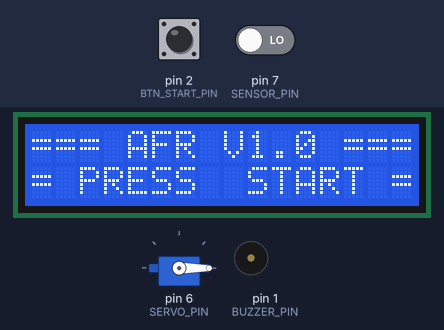
This sketch was run on a simulated Arduino Uno, built with avr-gcc and run on an emulated ATmega328P. On the bench: servo, 16×2 character LCD, buzzer (waves = sounding). The inputs (shaded band) are chosen by the test bench; at power-on: pin 2 (BTN_START_PIN) HIGH, pin 7 (SENSOR_PIN) LOW. Random numbers use the default seed unless the sketch sets one.

Above: at 1.2 s.
1.3 s: pin 2 (BTN_START_PIN) pulled LOW for 0.15 s
At 3.0 s:
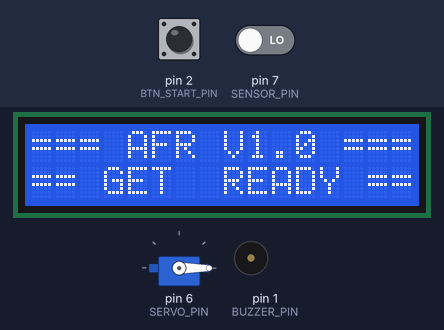
At 9.8 s:
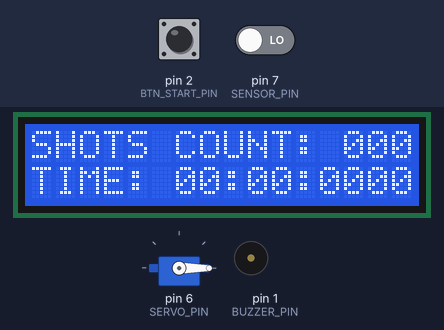
Timing chart, 0 to 11.3 s (numbered marks = the images above; inputs shaded):
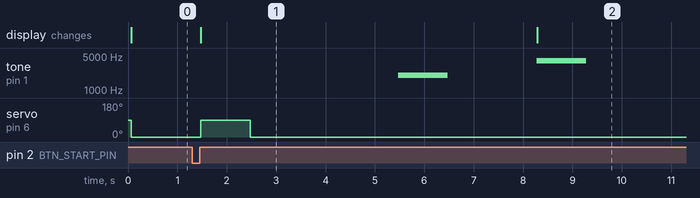

The sketch:

program.ino
```cpp
#include <LiquidCrystal.h>
#include <Servo.h>

#define SERVO_PIN 6
#define SERVO_MIN_ANGLE 0
#define SERVO_MAX_ANGLE 90

#define SENSOR_PIN 7


#define BTN_LEFT_PIN 3
#define BTN_START_PIN 2
#define BTN_RIGHT_PIN 4
#define BTN_SETTINGS_PIN 5

#define BUZZER_PIN 1

#define STRING_INITIAL_UP     "=== AFR V1.0 ==="
#define STRING_INITIAL_DWN    "= PRESS  START ="
#define STRING_FIREPREPARE_UP   "=== AFR V1.0 ==="
#define STRING_FIREPREPARE_DWN  "== GET  READY =="
#define STRING_FIREPROCESS_UP   "SHOTS COUNT: 000"
#define STRING_FIREPROCESS_DWN  "TIME: 00:00:0000"

enum Stage
{
  sInitial,
  sFirePrepare,
  sFireProcess,
  sFireEnd,
  sSettings,
  sNone
};

LiquidCrystal lcd(13, 12, 11, 10, 9, 8);

Servo srv;

Stage currentStage = sNone, previousStage = sNone;

long startTime, lastTime, elapsedTime;
long hitCount = 0;
bool isHitComing = false;
char timeStr[10];

void setup() {

  pinMode(SERVO_PIN, OUTPUT);

  pinMode(SENSOR_PIN, INPUT);

  pinMode(BTN_START_PIN, INPUT_PULLUP);
  pinMode(BTN_LEFT_PIN, INPUT_PULLUP);
  pinMode(BTN_RIGHT_PIN, INPUT_PULLUP);
  pinMode(BTN_SETTINGS_PIN, INPUT_PULLUP);

  pinMode(BUZZER_PIN, OUTPUT);

  srv.attach(SERVO_PIN);

  requestStageChange(sInitial);
}

// we save both stages to distinguish if we've just entered stage or has already been in it last time
void requestStageChange(Stage newStage)
{
  if (currentStage != newStage)
  {
    previousStage = currentStage;
    currentStage = newStage;
  }
}

void loop() {

  // absolute domination of Settings button
  //if (!digitalRead(BTN_SETTINGS_PIN))
  //{
  //  if (currentStage != sSettings)
  //    currentStage = sSettings;
  //  else
  //    currentStage = sInitial;
  //}

  // stage loop
  switch(currentStage)
  {
    case sInitial:
        if (currentStage != previousStage)
        {
          lcd.begin(16, 2);
          lcd.print(STRING_INITIAL_UP);
          lcd.setCursor(0, 1);
          lcd.print(STRING_INITIAL_DWN);

          srv.write(SERVO_MIN_ANGLE);

          previousStage = currentStage;
        }

    if (!digitalRead(BTN_START_PIN))
          requestStageChange(sFirePrepare);
      break;
    case sFirePrepare:
      // lcd
      lcd.setCursor(0, 0);
      lcd.print(STRING_FIREPREPARE_UP);
      lcd.setCursor(0, 1);
      lcd.print(STRING_FIREPREPARE_DWN);

      // servo
      srv.write(SERVO_MAX_ANGLE);
      delay(1000);
      srv.write(SERVO_MIN_ANGLE);

      //pre-delay
      delay(3000);
      tone(BUZZER_PIN, 2000, 1000);

      delay(random(1000, 4000));
      tone(BUZZER_PIN, 4000, 1000);

      // init FireProcess stage
      startTime = millis();

      lcd.setCursor(0, 0);
      lcd.print(STRING_FIREPROCESS_UP);
      lcd.setCursor(0, 1);
      lcd.print(STRING_FIREPROCESS_DWN);

      requestStageChange(sFireProcess);
      break;
    case sFireProcess:
      // debug information, remove
      //float timeRange = (millis() - startTime) / 1000.0;
      //lcd.setCursor(2, 1);
      //lcd.print(timeRange, 2);

      // count hits
      {
      int val = digitalRead(SENSOR_PIN);
      if (digitalRead(SENSOR_PIN))
        {
          if (!isHitComing)
          {
            // new hit detected
            isHitComing = true;

            // display time
            elapsedTime = millis() - startTime;

            // commented by Creepy Gnome
            //lastTime += elapsedTime;
            //sprintf(timeStr, "%02d:%02d:%04d"); // DO FORMATTING

            // renew hit count
            hitCount++;
            lcd.setCursor(16 - String(hitCount).length(), 0); // 1 line less that sprintf
          lcd.print(hitCount);

            // added by Creepy Gnome
            lcd.setCursor(6, 1);
          lcd.print(TimeToString(elapsedTime));
          }
        }
      else
        {
          isHitComing = false;
        }
      }
      break;
    case sSettings:
        if (currentStage != previousStage)
        {

          previousStage = currentStage;
        }
  }
 delay(100);
}

// written by Creepy Gnome
char * TimeToString(unsigned long t)
{
 static char str[12];
 long m = t / 60000;
 t = t % 60000;
 int s = t / 1000;
 int ms = t % 1000;
 sprintf(str, "%02ld:%02d:%04d", m, s, ms);
 return str;
}
```

Measured:
- after the input at 1.3 s, tone on pin 1 (BUZZER_PIN): silent → 2000 Hz after 4.2 s, → silent 1.0 s later, → 4000 Hz 1.8 s later, → silent 1.0 s later; servo on pin 6 (SERVO_PIN): 0° → 90° after 0.17 s, → 0° 1.0 s later; the display: changes after 0.17 s (image 1)
- what the display in image 1 shows lasts 6.8 s, from 1.5 s to 8.3 s
